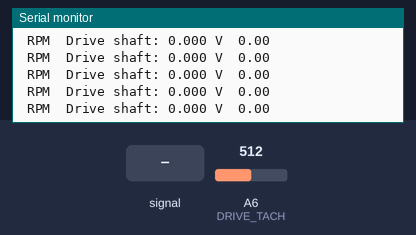
This sketch was run on a simulated Arduino Nano, built with avr-gcc and run on an emulated ATmega328P. On the bench: the last lines printed to the serial monitor. The inputs (shaded band) are chosen by the test bench; at power-on: A6 (DRIVE_TACH) = 512.

Above: at 1.2 s.
1.3 s: A6 (DRIVE_TACH) fed a 200 Hz sine of ±81 counts around its level
At 1.35 s:
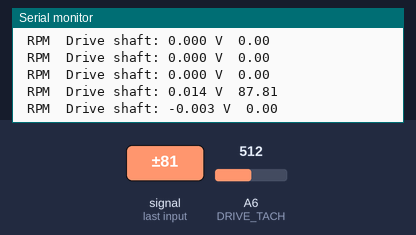
4.3 s: A6 (DRIVE_TACH) set to 716
At 4.4 s:
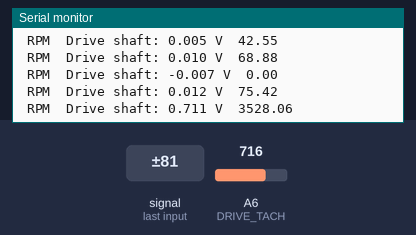
7.3 s: A6 (DRIVE_TACH) set to 511
At 7.36 s:
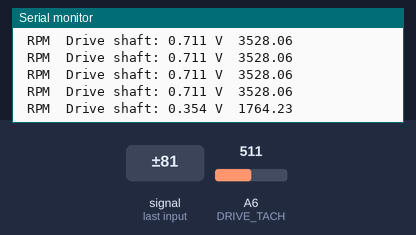
10.3 s: A6 (DRIVE_TACH) fed a 1000 Hz sine of ±255 counts around its level
At 10.4 s:
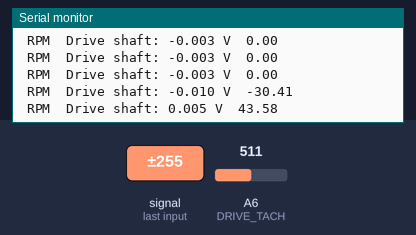
Timing chart, 0 to 12.8 s (numbered marks = the images above; inputs shaded):
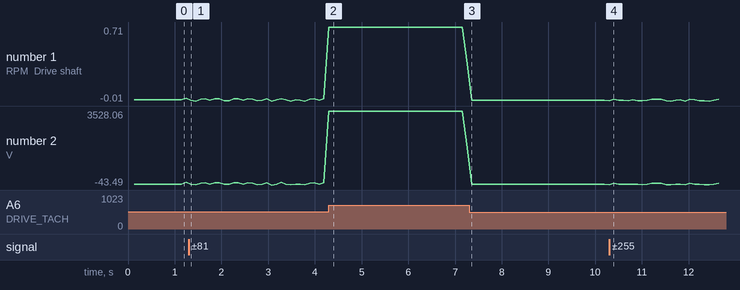

Measured:
- after the input at 1.3 s, the serial monitor: prints a new line after 0.05 s (image 1)
- after the input at 10.3 s, the serial monitor: prints a new line after 0.10 s (image 4)
- plotted number 1: 0.01 → 0.71 after the input at 1.3 s, 0.71 → 0.35 after the input at 4.3 s, 0.35 → -0.01 after the input at 7.3 s, -0.01 → 0 after the input at 10.3 s
- plotted number 2: 87.81 → 3528.06 after the input at 1.3 s, 3528.06 → 1764.23 after the input at 4.3 s, 1764.23 → -30.41 after the input at 7.3 s, -30.41 → 30.68 after the input at 10.3 s

The sketch:

driveTach.ino
```cpp
/* tachometer calculations */
#define VOLTAGE_3v3_CONST 3.57
//#define VOLTAGE_5v_CONST 4.64
// voltage divider was measured to give 2.31 volts which matches calibration below, so it's not defined here

#ifdef VOLTAGE_3v3_CONST
const float A_TO_V = VOLTAGE_3v3_CONST/1024.0;
#elif defined(VOLTAGE_5v_CONST)
const float A_TO_V = VOLTAGE_5v_CONST/1024.0;
#endif

#define AVERAGING_COUNTS 100
#define AVERAGING_COUNTS_INV 0.01 // 1/100

/* pin information */
#define DRIVE_TACH A6

/* comms information */
#define PRINT_PERIOD 100
#define BAUD_RATE 9600
#define SERIAL_TIMEOUT 20

/* timing */
unsigned long prevPrint = millis(); // for serial printing periodic data
unsigned long prevAnalogRead = micros(); // for tach averaging filter

/* tachometer calculations */
float driveTachResting; // analogRead values when wheels aren't turning
float driveTachVolts; // analogRead values in real time
float driveTachSpeed; // volts converted to speed with motor relationship
unsigned long driveTachSum; // sum of analogRead values, gets divided by AVERAGING_COUNTS to get the average
int n = 0; // counter for averaging filter, counts up to AVERAGING_COUNTS

void setup() {
  /* comms setup */
  Serial.begin(BAUD_RATE); Serial.setTimeout(SERIAL_TIMEOUT);
  Serial.println(F("Front Nano has booted up"));

  /* pins setup */
  pinMode(DRIVE_TACH, INPUT);
  analogReference(EXTERNAL);

  /* tachometer calibration */
  Serial.println(F("Calibrating drive tachometer"));
  prevAnalogRead = micros(); n = 0;
  while (n < AVERAGING_COUNTS) {
    if (micros() - prevAnalogRead > 200){
      n++;
      driveTachSum += analogRead(DRIVE_TACH);
      prevAnalogRead = micros();
    }
  }
  driveTachResting = A_TO_V * (float)driveTachSum / (float)n;
  Serial.print(F("Drive shaft average resting value: \t"));
  Serial.println(driveTachResting,3);

  driveTachSum = 0; prevAnalogRead = micros(); n = 0;
}

void loop() {
  /* tach value averaging */
  if (n < AVERAGING_COUNTS) {
    if (micros() - prevAnalogRead > 200){
      n++;
      driveTachSum += analogRead(DRIVE_TACH);
      prevAnalogRead = micros();
    }
  }
  else {
    driveTachVolts = (float)driveTachSum*A_TO_V*AVERAGING_COUNTS_INV - driveTachResting;
    driveTachSum = 0; n = 0;
  }

  /* comms */
  if (millis() - prevPrint > PRINT_PERIOD) {

    // ignore deadband (but this is kinda inaccurate...)
    // maybe we should readjust this stuff becasue the above function may be off
    driveTachSpeed = driveTachVolts*4935.9 + 17.598;
    if (fabs(driveTachSpeed) <= 30) driveTachSpeed = 0;

    // beware that right now the front wheels are flipped cuz i was lazy
    Serial.print(F("Drive shaft: "));
    Serial.print(driveTachVolts,3); Serial.print(" V\t");
    Serial.println(driveTachSpeed); Serial.print(" RPM\t");

    prevPrint = millis();
  }
}
```
